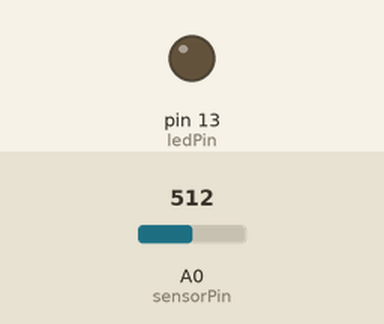
Recording of a sketch running on a simulated Arduino Uno, built with avr-gcc and run on an emulated ATmega328P. Parts: output pins drawn as LEDs (lit = HIGH). The inputs (shaded band) are chosen by the test bench; at power-on: A0 (sensorPin) = 512.

Above: at 1.2 s.
1.3 s: A0 (sensorPin) set to 891
2.8 s: A0 (sensorPin) set to 913
At 4.0 s:
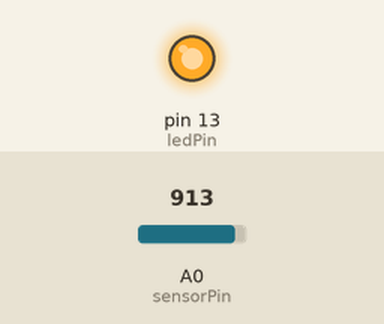
4.3 s: A0 (sensorPin) set to 900
At 5.1 s:
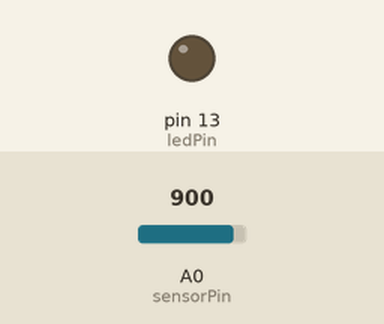
5.8 s: A0 (sensorPin) set to 1023
At 6.2 s:
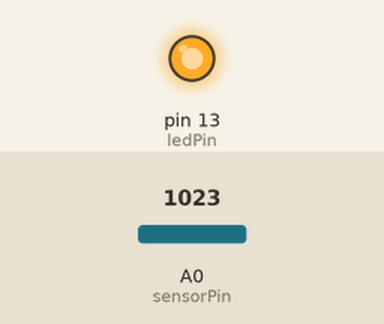
Timing chart, 0 to 8.3 s (numbered marks = the images above; inputs shaded):
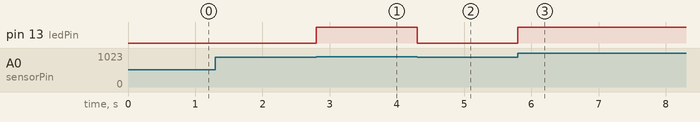

The sketch:

PR13-LDR.ino
```cpp
// Project 3 – Light Dependent Resistor
// When it is dark, the LED on-board will light up.

int sensorPin = A0;
int ledPin = 13;
int sensorValue = 0;
void setup()
{
  pinMode(ledPin, OUTPUT);
}
void loop()
{
  sensorValue = analogRead(sensorPin);
  if(sensorValue > 900)
    digitalWrite(ledPin, HIGH);
  else
    digitalWrite(ledPin, LOW);
}
```

Measured:
- the behaviour switches between 900 and 901 on A0 (sensorPin) (found by bisection; images 0 and 1)
- after the input at 1.3 s, every drawn part: stays the same
- after the input at 2.8 s, pin 13 (ledPin): LOW → HIGH at once
- after the input at 4.3 s, pin 13 (ledPin): HIGH → LOW at once
- after the input at 5.8 s, pin 13 (ledPin): LOW → HIGH at once
